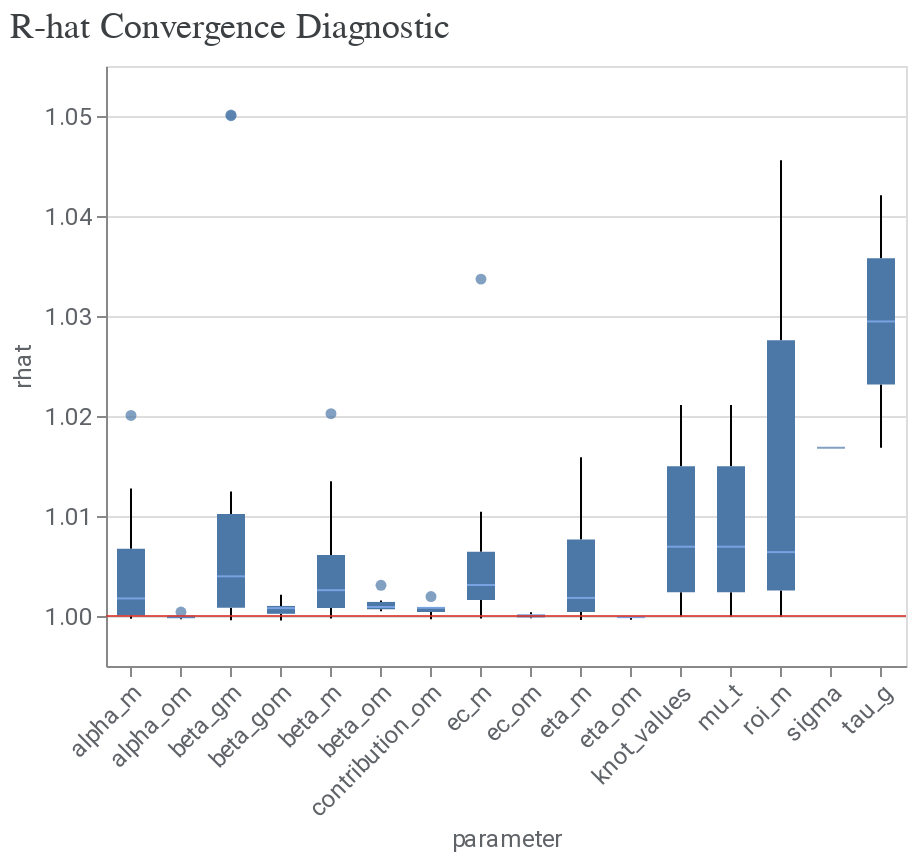

Notebook cell for this chart:
### Code cell
model_diagnostics4 = visualizer.ModelDiagnostics(model4)
model_diagnostics4.plot_rhat_boxplot()

### Figure 1 — Vega-Lite specification as saved in the notebook (floating-point values rounded to 4 significant figures; data arrays with more than 128 entries replaced by an {"elided": "..."} marker saying what was removed)
{"config": {"view": {"continuousWidth": 300, "continuousHeight": 300}, "axis": {"labelColor": "#5F6368", "labelFont": "Roboto", "labelFontSize": 12, "titleColor": "#5F6368", "titleFont": "Roboto", "titleFontSize": 12, "titleFontWeight": "normal"}}, "layer": [{"data": {"name": "data-4897195477ffde01611e97d7c7e5a7b7"}, "mark": {"type": "boxplot", "median": {"color": "#8AB4F8"}, "outliers": {"filled": true}}, "encoding": {"x": {"axis": {"labelAngle": -45}, "field": "parameter", "type": "nominal"}, "y": {"field": "rhat", "scale": {"zero": false}, "type": "quantitative"}}}, {"data": {"name": "empty"}, "mark": {"type": "rule", "color": "#D93025", "opacity": 0.8}, "encoding": {"y": {"datum": 1}}}], "title": {"text": "R-hat Convergence Diagnostic", "anchor": "start", "color": "#3C4043", "font": "Google Sans Display", "fontSize": 18, "fontWeight": "normal", "offset": 10}, "width": 400, "$schema": "https://vega.github.io/schema/vega-lite/v5.20.1.json", "datasets": {"data-4897195477ffde01611e97d7c7e5a7b7": {"elided": "513 records"}, "empty": [{}]}}
